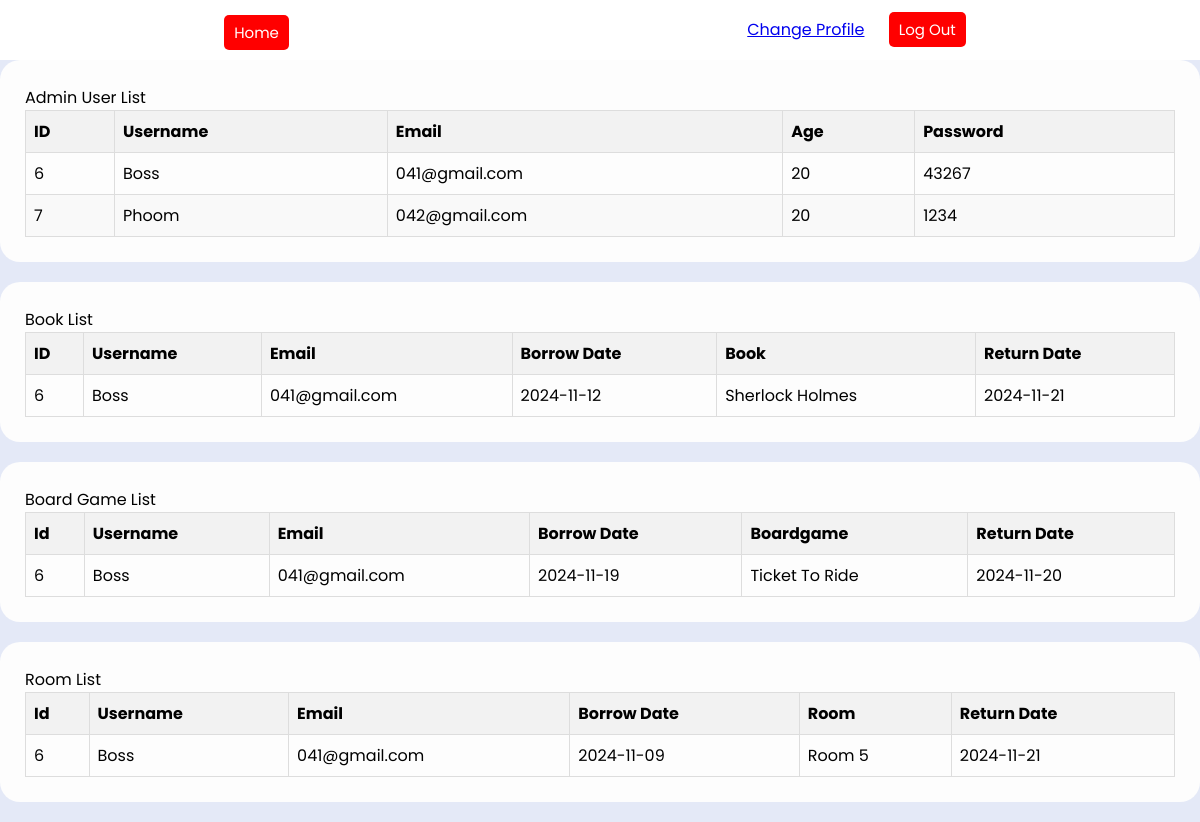
Page /prodatabase_finish/admin/adhome.php (signed in) on the committed database.
### tables this page shows
CREATE TABLE `users` (
  `Id` int(11) NOT NULL,
  `Username` varchar(200) DEFAULT NULL,
  `Email` varchar(200) DEFAULT NULL,
  `Age` int(11) DEFAULT NULL,
  `Password` varchar(200) DEFAULT NULL
);

CREATE TABLE `brbooks` (
  `Id_order` int(11) NOT NULL,
  `Idb` int(11) DEFAULT NULL,
  `Book` varchar(100) NOT NULL,
  `date_borrow` date DEFAULT NULL,
  `Iduser` int(11) DEFAULT NULL,
  `date_return` date DEFAULT NULL
);

CREATE TABLE `brboardgames` (
  `Id_order` int(11) NOT NULL,
  `Iduser` int(11) NOT NULL,
  `date_borrow` date DEFAULT NULL,
  `Boardgame` varchar(200) NOT NULL,
  `Idbg` int(11) DEFAULT NULL,
  `date_return` date DEFAULT NULL
);

CREATE TABLE `broom` (
  `Id_order` int(11) NOT NULL,
  `Idroom` int(11) NOT NULL,
  `Room` varchar(200) NOT NULL,
  `date_borrow` date DEFAULT NULL,
  `Iduser` int(11) NOT NULL,
  `date_return` date DEFAULT NULL
);

### prodatabase_finish/admin/adhome.php (the view, shortened to what this page needs)
<?php
include("../config.php");
?>
<!DOCTYPE html>
<html lang="en">
    <head>
        <link rel="stylesheet" href="StyleAdmin.css">
    </head>
    <body>
    <div class="nav">
        <div class="logo">
            <p><a href="adhome.php"><button class="btn">Home</button></a></p>
        </div>
        <div class="right-links">
            <a href="adedit.php">Change Profile</a>
            <a href="adlogout.php"><button class="btn">Log Out</button></a>
        </div>
    </div>
    <div class="container">
        <div class="box table-box">
            <header>Admin User List</header>
            <table class="spreadsheet-table">
                <thead>
                    <tr>
                        <th>ID</th>
                        <th>Username</th>
                        <th>Email</th>
                        <th>Age</th>
                        <th>Password</th>
                    </tr>
                </thead>
                <tbody>
                    <?php
                    $sql = "SELECT * FROM users";
                    $result_all_users = mysqli_query($con, $sql);
                    while($row = mysqli_fetch_assoc($result_all_users)){
                        echo "<tr>
                                <td>{$row['Id']}</td>
                                <td>{$row['Username']}</td>
                                <td>{$row['Email']}</td>
                                <td>{$row['Age']}</td>
                                <td>{$row['Password']}</td>
                              </tr>";
                    }
                    ?>
                </tbody>
            </table>
        </div>
        <div class="box table-box">
            <header>Book List</header>
            <table class="spreadsheet-table">
                <thead>
                    <tr>
                        <th>ID</th>
                        <th>Username</th>
                        <th>Email</th>
                        <th>Borrow Date</th>
                        <th>Book</th>
                        <th>Return Date</th>
                    </tr>
                </thead>
                <tbody>
                    <?php
                    $sql = "
                        SELECT u.Id,
                            u.Username, u.Email,
                            b.date_borrow AS BDate,
                            b.date_return AS RDate,
                            b.Book
                        FROM
                            brbooks b
                        JOIN
                            users u ON b.Iduser = u.Id
                    ";
                    $result_all_brbooks = mysqli_query($con, $sql);
                    while($row = mysqli_fetch_assoc($result_all_brbooks)){
                        echo "<tr>
                                <td>{$row['Id']}</td>
                                <td>{$row['Username']}</td>
                                <td>{$row['Email']}</td>
                                <td>{$row['BDate']}</td>
                                <td>{$row['Book']}</td>
                                <td>{$row['RDate']}</td>
                              </tr>";
                    }
                    ?>
                </tbody>
            </table>
        </div>
        <div class="box table-box">
        <header>Board Game List</header>
        <table class="spreadsheet-table">
            <thead>
                <tr>
                    <th>Id</th>
                    <th>Username</th>
                    <th>Email</th>
                    <th>Borrow Date</th>
                    <th>Boardgame</th>
                    <th>Return Date</th>
                </tr>
            </thead>
            <tbody>
                <?php
                $sql = "
                    SELECT u.Id,
                        u.Username, u.Email,
                        bg.date_borrow AS BDate,
                        bg.date_return AS RDate,
                        bg.Boardgame
                    FROM
                        brboardgames bg
                    JOIN
                        users u ON bg.Iduser = u.Id
                ";
                $result_all_brboardgames = mysqli_query($con, $sql);
                while($row = mysqli_fetch_assoc($result_all_brboardgames)){
                    echo "<tr>
                            <td>{$row['Id']}</td>
                            <td>{$row['Username']}</td>
                            <td>{$row['Email']}</td>
                            <td>{$row['BDate']}</td>
                            <td>{$row['Boardgame']}</td>
                            <td>{$row['RDate']}</td>
                          </tr>";
                }
                ?>
            </tbody>
        </table>
    </div>
    <div class="box table-box">
        <header>Room List</header>
        <table class="spreadsheet-table">
            <thead>
                <tr>
                    <th>Id</th>
                    <th>Username</th>
                    <th>Email</th>
                    <th>Borrow Date</th>
                    <th>Room</th>
                    <th>Return Date</th>
                </tr>
            </thead>
            <tbody>
                <?php
                $sql = "
                    SELECT u.Id,
                        u.Username, u.Email,
                        r.date_borrow AS BDate,
                        r.date_return AS RDate,
                        r.Room
                    FROM
                        broom r
                    JOIN
                        users u ON r.Iduser = u.Id
                ";
                $result_all_broom = mysqli_query($con, $sql);
                while($row = mysqli_fetch_assoc($result_all_broom)){
                    echo "<tr>
                            <td>{$row['Id']}</td>
                            <td>{$row['Username']}</td>
                            <td>{$row['Email']}</td>
                            <td>{$row['BDate']}</td>
                            <td>{$row['Room']}</td>
                            <td>{$row['RDate']}</td>
                          </tr>";
                }
                ?>
            </tbody>
        </table>
    </div>
    </div>
</body>
</html>

### prodatabase_finish/admin/StyleAdmin.css (style rules this page uses)
* { padding: 0; margin: 0; box-sizing: border-box; font-family: 'Poppins',sans-serif; }
body { background: #e4e9f7; }
.container { display: flex; flex-direction: column; align-items: stretch; width: 100%; max-width: 1200px; margin: auto; }
.box { background: #fdfdfd; padding: 25px 25px; border-radius: 20px; }
.table-box { width: 100%; max-width: 1200px; margin-bottom: 20px; }
.spreadsheet-table { width: 100%; border-collapse: collapse; }
.spreadsheet-table th, .spreadsheet-table td { border: 1px solid #ddd; padding: 8px; text-align: left; }
.spreadsheet-table th { background-color: #f2f2f2; font-weight: bold; }
.spreadsheet-table tr:nth-child(even) { background-color: #f9f9f9; }
.btn { height: 35px; background: red; border: 0; border-radius: 5px; color: #fff; font-size: 15px; cursor: pointer; transition: all .3s; margin-top: 10px; padding: 0px 10px; }
.nav { background: #fff; display: flex; flex-direction: row; justify-content: space-around; line-height: 60px; z-index: 100; }
.logo { font-size: 25px; font-weight: 900; }
.logo a { text-decoration: none; color: #000; }
.right-links a { padding: 0 10px; }

### rows in the picture
users: Id "6", Username "Boss", Email "041@gmail.com", Age "20", Password "43267"
users: Id "7", Username "Phoom", Email "042@gmail.com", Age "20", Password "1234"
brbooks: Iduser.Id "6", Iduser.Username "Boss", Iduser.Email "041@gmail.com", date_borrow "2024-11-12", Book "Sherlock Holmes", date_return "2024-11-21"
brboardgames: Iduser.Id "6", Iduser.Username "Boss", Iduser.Email "041@gmail.com", date_borrow "2024-11-19", Boardgame "Ticket To Ride", date_return "2024-11-20"
broom: Iduser.Id "6", Iduser.Username "Boss", Iduser.Email "041@gmail.com", date_borrow "2024-11-09", Room "Room 5", date_return "2024-11-21"
